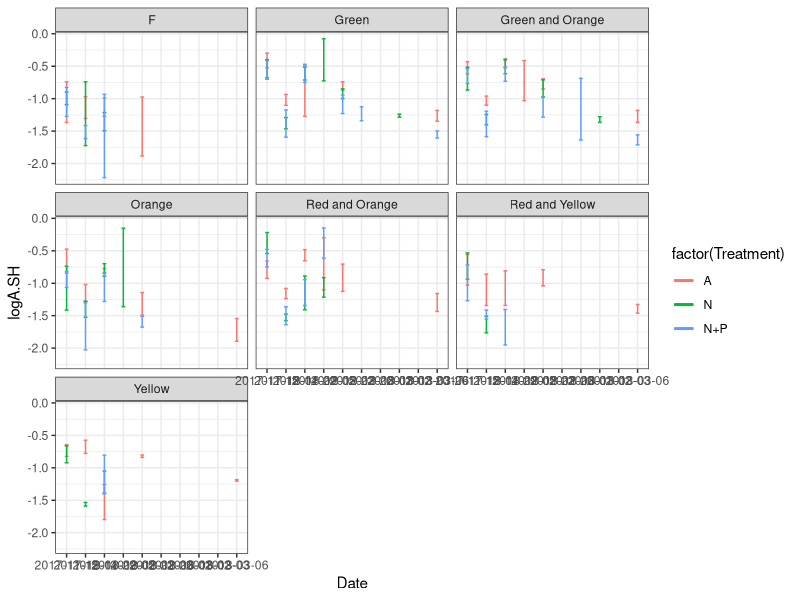
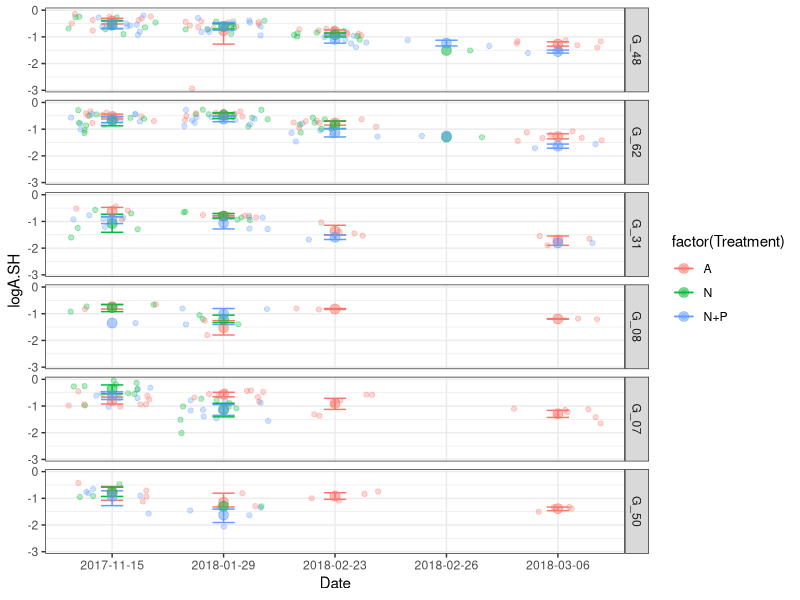
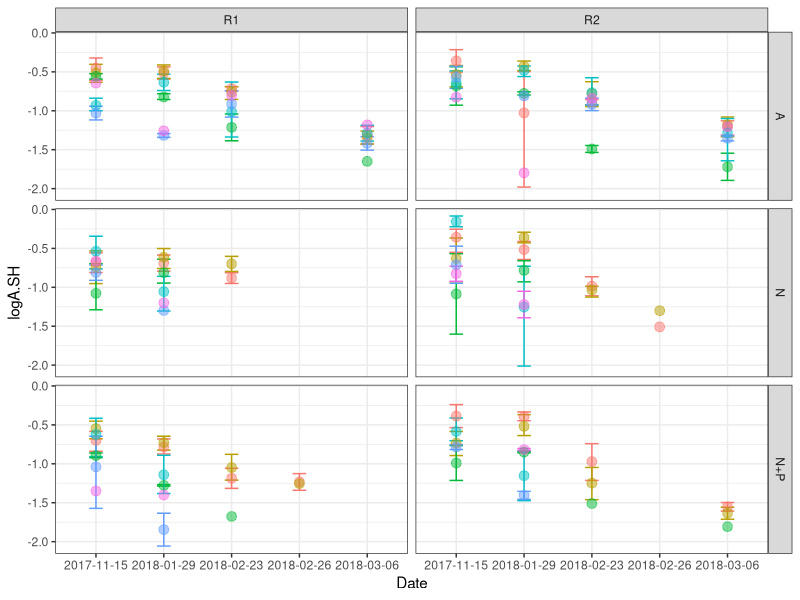
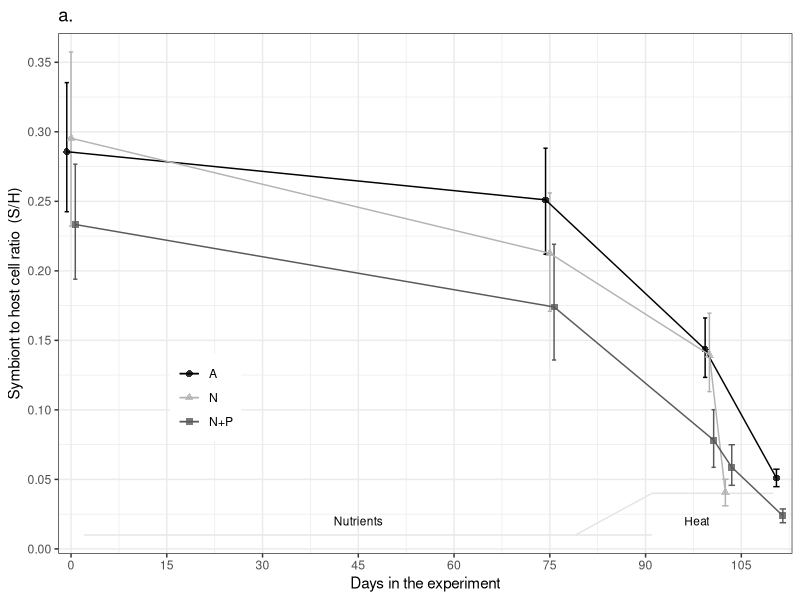
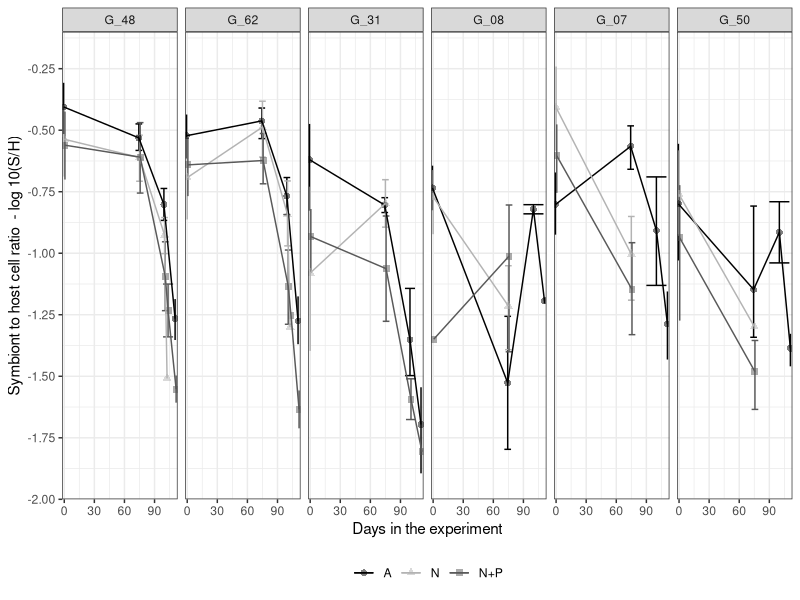

These figures' R source, in order: (Note: this script raises an error after producing the figures.)
## ---- chunk 1
knitr::opts_chunk$set(echo = TRUE, warning=FALSE, message=FALSE)
## ---- chunk 2

# Get all libraries and sources required to run the script
        library(plyr)
        library(dplyr)
        library(reshape2)
        library(ggplot2)
        library(ggthemes)
        library(lme4)
        library(lmerTest)
        library(emmeans)
        library(scales)
        library(skimr)

# Default ggplot settings
Fill.colour<-scale_colour_manual(values = c("black", "gray70", "gray35"))

    ggthe_bw<-theme(plot.background=element_blank(),
          panel.grid.major.y = element_blank(),
          panel.grid.major.x = element_blank(),
          panel.grid.minor.x = element_blank(),
          panel.grid.minor.y = element_blank(),
          legend.box.background = element_rect(),
          panel.background =element_rect(fill = NA, color = "black")
          )+
    theme_bw()
## ---- chunk 3

# Import S/H cell ratio data
qPCR.variables<-read.csv("Outputs/Acer_SH_cell_ratio.csv")

# Variable types 
str(qPCR.variables)
  qPCR.variables$Colony<-as.factor(qPCR.variables$Genotype)
  qPCR.variables$DaysF<-as.factor(qPCR.variables$Days)

  summary(qPCR.variables)
  #skim(qPCR.variables)

## ---- chunk 4
logSHTreatment <- ggplot(qPCR.variables, aes(Date, logA.SH, colour=factor(Treatment))) +
       # geom_jitter(aes(colour=factor(Treatment))) +
       stat_summary(fun.data = "mean_cl_boot",geom = "errorbar", width = 0.2)+
       stat_summary(fun.y=mean, geom="line", size =1) +
       theme_bw() 
logSHTreatment + facet_wrap(~Genotype)

# Removing weird points (whole fragment samples, between bleaching) and colonies not used (F)
    qPCR.variables_2<-subset(qPCR.variables, Date!="2018-02-05")
    qPCR.variables_2<-subset(qPCR.variables_2, Date!="2017-12-14")
    qPCR.variables_2<-subset(qPCR.variables_2, Date!="2018-03-01")
    qPCR.variables_2<-subset(qPCR.variables_2, Date!="2018-03-02")
    qPCR.variables_2<-subset(qPCR.variables_2, Date!="2018-03-03")
    qPCR.variables_2<-subset(qPCR.variables_2, Colony!="F")
    #qPCR.variables_2<-subset(qPCR.variables_2, Colony!="Yellow")
    
## Genotype information
    MOTE<-read.csv("Genotype_Info.csv", header = TRUE)
    qPCR.variables_2<-merge(qPCR.variables_2, MOTE, 
                            by="Genotype", all.x=TRUE)
    
    qPCR.variables_2$MoteGen<-factor(as.character(
      qPCR.variables_2$MoteGen), 
                             levels=c("G_48", "G_62","G_31", 
                                      "G_08","G_07", "G_50"))  # D dominance order
    

logSH_Colony<- ggplot(qPCR.variables_2, aes (Date, logA.SH, colour=factor(Treatment))) +
  geom_jitter(alpha=0.3)+
  stat_summary(fun.data = "mean_cl_boot",geom = "errorbar", width = 0.2 )+
  stat_summary(fun.y=mean, geom="point", size =3, alpha=0.5) +
  stat_summary(fun.y=mean, geom="line") +   theme_bw()
logSH_Colony + facet_grid (MoteGen~.)

logSH_Colony<- ggplot(qPCR.variables_2, aes (Date, logA.SH, colour=factor(Colony))) +
  stat_summary(fun.data = "mean_cl_boot",geom = "errorbar", width = 0.2 )+
  stat_summary(fun.y=mean, geom="point", size =3, alpha=0.5) +
  stat_summary(fun.y=mean, geom="line") +   theme_bw()
logSH_Colony + facet_grid (Treatment~Replicate) +
  theme(legend.position = "none")
## ---- chunk 5
SH.0<-subset(qPCR.variables_2, Days<2)
SH.C<-subset(qPCR.variables_2, Days<77)
  SH.C<-subset(SH.C, Days>2)
SH.H<-subset(qPCR.variables_2, Days>76)
## ---- chunk 6
 # NOT log 10
Figure4 <- ggplot (qPCR.variables_2, aes(Days, A.Acer, colour=Treatment,
                                          shape=Treatment)) + 
    ggthe_bw + Fill.colour+ ggtitle("a.")+
    theme(legend.position=c(0.2, 0.3),
        legend.title = element_blank()) +
       #geom_jitter(aes(colour=factor(Replicate))) +
     
        
      annotate("segment", x = 2, xend = 91, y = 0.01, yend = 0.01,
                  colour = "gray90", linetype=1)+
      annotate("segment", x = 79, xend = 91, y = 0.01, yend = 0.04,
                  colour = "gray90", linetype=1)+
      annotate("segment", x = 91, xend = 110, y = 0.04, yend = 0.04,
                  colour = "gray90", linetype=1)+
      annotate("text", x = 45, y = 0.02, label = "Nutrients", size=3)+
      annotate("text", x = 98, y = 0.02, label = "Heat", size=3)+
  
    scale_y_continuous(breaks = seq(0, 0.4, 0.05),
                       #limits = c(0,0.5),
                       expand = c(0.01,0.01),
                   name=("Symbiont to host cell ratio  (S/H)")) +
    scale_x_continuous(name="Days in the experiment",
                         limits = c(-2,113),
                         breaks = seq(0, 110, 15),  
                         expand = c(0, 0)) +
    stat_summary(fun.data = "mean_cl_boot",geom = "errorbar", 
                    position = position_dodge(width = 2), width = 2 )+
    stat_summary(fun.y=mean, geom="point", size =2, alpha=0.8, 
                   position = position_dodge(width = 2)) +
    stat_summary(fun.y=mean, geom="line", 
                    position = position_dodge(width = 2))

Figure4

#ggsave(file="Outputs/Fig_4_SH_Acer.svg", plot=Figure4, width=3.5, height=3)
## ---- chunk 7
Figure4_gen<- ggplot (qPCR.variables_2, aes(Days, logA.SH , colour=Treatment,
                                          shape=Treatment)) + 
    ggthe_bw + Fill.colour+ 
    theme(legend.position="bottom",
       legend.title = element_blank()) +
        
      annotate("segment", x = 2, xend = 91, y = 0.01, yend = 0.01,
                  colour = "gray90", linetype=1)+
      annotate("segment", x = 79, xend = 91, y = 0.01, yend = 0.04,
                  colour = "gray90", linetype=1)+
      annotate("segment", x = 91, xend = 110, y = 0.04, yend = 0.04,
                  colour = "gray90", linetype=1)+
      annotate("text", x = 45, y = 0.02, label = "Nutrients", size=3)+
      annotate("text", x = 99, y = 0.02, label = "H", size=3)+
  
    scale_y_continuous(breaks = seq(-2, -0.1, 0.25),
                       limits = c(-2, -0.1),
                       expand = c(0,0),
                  name=("Symbiont to host cell ratio  - log 10(S/H)")) +
    scale_x_continuous(name="Days in the experiment",
                         limits = c(-2,113),
                         breaks = seq(0, 110, 30),  
                         expand = c(0, 0)) +
    stat_summary(fun.data = "mean_cl_boot", geom = "errorbar", width = 20, 
                    position = position_dodge(width = 2))+
    stat_summary(fun.y=mean, geom="point", size =2, alpha=0.5, 
                   position = position_dodge(width = 2)) +
    stat_summary(fun.y=mean, geom="line", 
                    position = position_dodge(width = 2))+
  facet_grid(~MoteGen)

Figure4_gen
#ggsave(file="Outputs/Fig_S3_SH_Acer_Genotype.svg", plot=Figure4_gen, width=6.1, height=3.5)
## ---- chunk 8
LME_BaseLine<-lmer(logA.SH ~ Treatment + MoteGen + (1|Replicate), 
                     data=SH.0)
     step (LME_BaseLine) #  Treatement is not significant
     anova(LME_BaseLine)         
     ranova(LME_BaseLine) # Replicate is       
     
LME_BaseLine1<-lmer(logA.SH ~ Treatment + MoteGen + (1|Replicate), 
                     data=SH.0)

# Multicomp
    Acer.SH.0.emm<-emmeans(LME_BaseLine1, ~MoteGen)
      #contrast(Acer.SH.0.emm, "tukey")
    Acer.SH.0_groups<-cld(Acer.SH.0.emm, by=NULL) # compact-letter display
    Acer.SH.0_groups
  #write.csv(Acer.SH.0_groups, "Outputs/Multicomp_AcerSH_0.csv", row.names = F)
    
# Effect plot
  plot(emmeans(LME_BaseLine1, ~MoteGen), comparisons = TRUE) +
      coord_flip(xlim = NULL, ylim = NULL, expand = TRUE) + theme_bw()
## ---- chunk 9
LME_Acer.C<-lmer(logA.SH ~ Treatment +
                   (1|Replicate) + (1|MoteGen), 
                     data=SH.C)
     step (LME_Acer.C) #  Treatement is ... almost significant?
     anova(LME_Acer.C)         
     ranova(LME_Acer.C) # Replicate is not       
     
LME_Acer.C1<-lmer(logA.SH ~ Treatment + (1|MoteGen), 
                     data=SH.C)
    anova(LME_Acer.C1)         
    ranova(LME_Acer.C1)

# Multicomp
    Acer.SH.C.emm<-emmeans(LME_Acer.C1, ~Treatment)
      #contrast(Acer.SH.0.emm, "tukey")
    Acer.SH.C_groups<-cld(Acer.SH.C.emm, by=NULL) # compact-letter display
    Acer.SH.C_groups
  #write.csv(Acer.SH.C_groups, "Outputs/Multicomp_AcerSH_C.csv", row.names = F)
    
# Effect plot
  plot(emmeans(LME_Acer.C1, ~Treatment), comparisons = TRUE) +
      coord_flip(xlim = NULL, ylim = NULL, expand = TRUE) + theme_bw()
## ---- chunk 10
LME_Acer.H<-lmer(logA.SH ~ Treatment * DaysF +
                   (1|Replicate) + (1|MoteGen), 
                     data=SH.H)
     step (LME_Acer.H) #  Treatement is ... almost significant?
     anova(LME_Acer.H)         
     ranova(LME_Acer.H) # Replicate is not       
     
LME_Acer.H<-lmer(logA.SH ~ Treatment * DaysF + (1|MoteGen), 
                     data=SH.H)
    step (LME_Acer.H)
    anova(LME_Acer.H)         
    ranova(LME_Acer.H)

# Multicomp
  Acer.SH.H.emm<-emmeans(LME_Acer.H, ~Treatment* DaysF)
      #contrast(Acer.SH.0.emm, "tukey")
    Acer.SH.H_groups<-cld(Acer.SH.H.emm, by=NULL) # compact-letter display
    Acer.SH.H_groups<-Acer.SH.H_groups[order(
        Acer.SH.H_groups$DaysF,
        Acer.SH.H_groups$Treatment),]
    Acer.SH.H_groups
  #write.csv(Acer.SH.H_groups, "Outputs/Multicomp_AcerSH_H.csv", row.names = F)
    
# Effect plot
  #plot(emmeans(LME_Acer.H, ~Treatment|DaysF), comparisons = TRUE) +
   #   coord_flip(xlim = NULL, ylim = NULL, expand = TRUE) + theme_bw()
## ---- chunk 11
LM_Acer.qpCR<-lmer (logA.SH ~ Treatment * DaysF +
                  (1|Replicate) + (1|Fragment/MoteGen), data= qPCR.variables_2)
step(LM_Acer.qpCR)
anova(LM_Acer.qpCR)
ranova(LM_Acer.qpCR)

LM_Acer.qPCR2<-lmer(logA.SH ~Treatment * DaysF + (1|MoteGen),
                      data= qPCR.variables_2)
step(LM_Acer.qPCR2)
anova(LM_Acer.qPCR2)

# Multicomp
Acer.SH.emm<-emmeans(LM_Acer.qPCR2, ~Treatment * DaysF)
      #contrast(Acer.SH.emm, "tukey")
      #pairs(Acer.SH.emm) # same than contrast(Acer.YII.emm, "tukey")
    Acer.SH_groups<-cld(Acer.SH.emm, by=NULL) # compact-letter display
    Acer.SH_groups<-Acer.SH_groups[order(Acer.SH_groups$Day, Acer.SH_groups$Treatment), ]
    Acer.SH_groups
#write.csv(Acer.SH_groups, "Outputs/Multicomp_AcerSH.csv", row.names = F)
      
      
# Effect plot options
emmip(LM_Acer.qPCR2, ~DaysF|Treatment, 
      CIs = TRUE, aes(Colony=factor(Treatment))) + theme_bw() # interaction plot of predictions


## ---- chunk 12
LM_Acer.qpCR<-lmer (logA.SH ~ Treatment * MoteGen * DaysF +
                  (1|Replicate) + (1|Fragment), data= qPCR.variables_2)
step(LM_Acer.qpCR)
anova(LM_Acer.qpCR)
ranova(LM_Acer.qpCR)

LM_Acer.qPCR2<-lm(logA.SH ~Treatment * MoteGen * DaysF,
                      data= qPCR.variables_2)
step(LM_Acer.qPCR2)
anova(LM_Acer.qPCR2)

# Multicomp
Acer.SH.emm<-emmeans(LM_Acer.qPCR2, ~Treatment + DaysF)
      #contrast(Acer.SH.emm, "tukey")
      #pairs(Acer.SH.emm) # same than contrast(Acer.YII.emm, "tukey")
    Acer.SH_groups<-cld(Acer.SH.emm, by=NULL) # compact-letter display
    Acer.SH_groups<-Acer.SH_groups[order(Acer.SH_groups$Day, Acer.SH_groups$Treatment), ]
    Acer.SH_groups
#write.csv(Acer.SH_groups, "Outputs/Multicomp_AcerSH.csv", row.names = F)
      
      
# Effect plot options
emmip(LM_Acer.qPCR2, ~DaysF|Treatment|MoteGen, CIs = TRUE,  aes(colour=factor(Treatment))) + theme_bw() + facet_grid(MoteGen~Treatment)

## ---- chunk 13
# Creates bibliography 
#knitr::write_bib(c(.packages()), "packages.bib")
